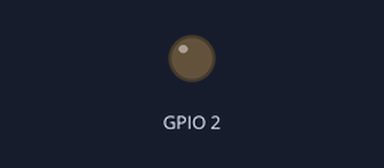
The sketch below on a simulated ESP8266 (NodeMCU). Shown: output pins drawn as LEDs (lit = HIGH). WiFi joins after 1.5 s; servers stay silent unless stated; the Firebase database answers and starts empty; what the sketch prints to the serial monitor is not drawn.

Above: at 0.1 s.
At 1.7 s:
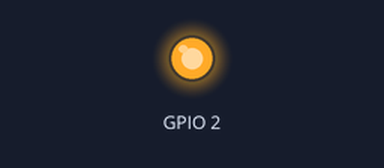
Timing chart, 0 to 3.2 s (numbered marks = the images above):
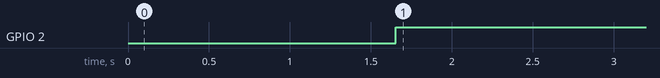

Measured:
- by itself, GPIO 2: LOW → HIGH at 1.7 s

The sketch:

FirebaseDemo_ESP8266.ino
```cpp
// (licence header left out)
// FirebaseDemo_ESP8266 is a sample that demo the different functions
// of the FirebaseArduino API.

#include <WiFi.h>
//#include <FirebaseESP32.h>
//#include <ESP8266WiFi.h>
#include <FirebaseArduino.h>

// Set these to run example.
#define FIREBASE_HOST "test-iot-a3656.firebaseio.com"
#define FIREBASE_AUTH "xdRGJFrtNTR2ixpkxjV1lB5HFBe3UQ0d3nPgcnPu"
#define WIFI_SSID "AMIEian-Pocket"
#define WIFI_PASSWORD "nitin.1757051"

void setup() {
  pinMode(2, OUTPUT);
  Serial.begin(9600);
  // connect to wifi.
  WiFi.begin(WIFI_SSID, WIFI_PASSWORD);
  Serial.print("connecting");
  while (WiFi.status() != WL_CONNECTED) {
    Serial.print(".");
    delay(500);
  }
  Serial.println();
  Serial.print("connected: ");
  Serial.println(WiFi.localIP());

  Firebase.begin(FIREBASE_HOST, FIREBASE_AUTH);
}

int n = 0;

void loop() {
  /*
  // set value
  Firebase.setFloat("number", 42.0);
  // handle error
  if (Firebase.failed()) {
      Serial.print("setting /number failed:");
      Serial.println(Firebase.error());
      return;
  }
  delay(1000);

  // update value
  Firebase.setFloat("number", 43.0);
  // handle error
  if (Firebase.failed()) {
      Serial.print("setting /number failed:");
      Serial.println(Firebase.error());
      return;
  }
  delay(1000);

  // set string value
  Firebase.setString("message", "hello world");
  // handle error
  if (Firebase.failed()) {
      Serial.print("setting /message failed:");
      Serial.println(Firebase.error());
      return;
  }
  delay(1000);

  // set bool value
  Firebase.setBool("truth", false);
  // handle error
  if (Firebase.failed()) {
      Serial.print("setting /truth failed:");
      Serial.println(Firebase.error());
      return;
  }
  delay(1000);
  */
  //Get LED value
  bool led = Firebase.getBool("LED");
  if(led)
    digitalWrite(2, LOW);
  else
    digitalWrite(2, HIGH);
  delay(1000);
}
```
